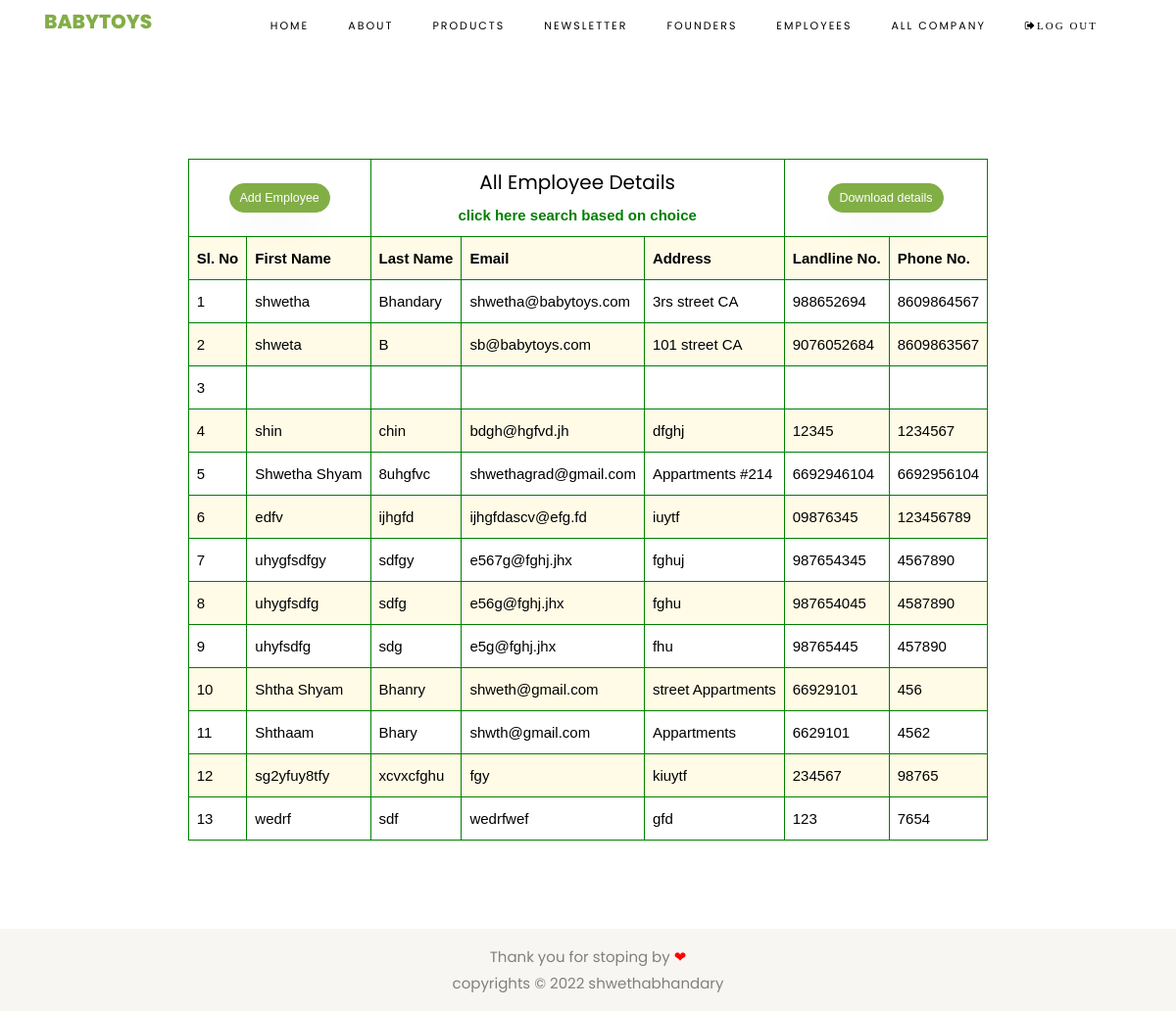
/employees.php (signed in), run on the app's committed database.
### tables this page shows
CREATE TABLE IF NOT EXISTS `users` (
  `id` int(10) NOT NULL AUTO_INCREMENT,
  `fname` varchar(50) NOT NULL,
  `lname` varchar(50) NOT NULL,
  `email` varchar(50) NOT NULL,
  `address` varchar(100) NOT NULL,
  `homephone` varchar(50) NOT NULL,
  `cellphone` varchar(50) NOT NULL,
  PRIMARY KEY (`id`),
  UNIQUE KEY `fname` (`fname`),
  UNIQUE KEY `lname` (`lname`),
  UNIQUE KEY `email` (`email`),
  UNIQUE KEY `address` (`address`),
  UNIQUE KEY `homephone` (`homephone`),
  UNIQUE KEY `cellphone` (`cellphone`)
);

### employees.php (the view, shortened to what this page needs)
<?php
include('connection.php');
?>
<!DOCTYPE html>
<html lang="en">
  <head>
    <link rel="stylesheet" href="https://cdnjs.cloudflare.com/ajax/libs/font-awesome/4.7.0/css/font-awesome.min.css">
    <link rel="stylesheet" href="https://maxcdn.bootstrapcdn.com/bootstrap/3.4.1/css/bootstrap.min.css">
    <link rel="stylesheet" href="css/open-iconic-bootstrap.min.css">
    <link rel="stylesheet" href="css/animate.css">
    <link rel="stylesheet" href="css/owl.carousel.min.css">
    <link rel="stylesheet" href="css/owl.theme.default.min.css">
    <link rel="stylesheet" href="css/magnific-popup.css">
    <link rel="stylesheet" href="css/aos.css">
    <link rel="stylesheet" href="css/ionicons.min.css">
    <link rel="stylesheet" href="css/bootstrap-datepicker.css">
    <link rel="stylesheet" href="css/jquery.timepicker.css">
    <link rel="stylesheet" href="css/flaticon.css">
    <link rel="stylesheet" href="css/icomoon.css">
    <link rel="stylesheet" href="css/style.css">
  </head>
  <body class="goto-here">
  <nav class="navbar navbar-expand-lg navbar-dark ftco_navbar bg-dark ftco-navbar-light" id="ftco-navbar">
	    <div class="container">
	      <a class="navbar-brand" href="index.php">BabyToys</a>
        <div class="collapse navbar-collapse" id="ftco-nav">
	        <ul class="navbar-nav ml-auto">
            <ul class="navbar-nav ml-auto">
              <li class="nav-item"><a href="index.php" class="nav-link">Home</a></li>
              <li class="nav-item"><a href="about.php" class="nav-link">About</a></li>
              <li class="nav-item"><a href="product.php" class="nav-link">Products</a></li>
              <li class="nav-item"><a href="news.php" class="nav-link">NewsLetter</a></li>
              <li class="nav-item"><a href="team.php" class="nav-link">Founders</a></li>
              <li class="nav-item active"><a href="employees.php" class="nav-link">Employees</a></li>
              <li class="nav-item"><a href="allemployees.php" class="nav-link">All Company</a></li>
              <li class="nav-item"><a href="logout.php" class="nav-link"><i class="fa fa-sign-out" style="color:black">Log Out</i></a></li>
            </ul>
	        </ul>
	      </div>
	    </div>
	  </nav>
    <section class="ftco-section">
      <div id="download">
        <table>
            <tr>
              <th colspan="2">
                <center>
                  <input type="button" data-modal="modalOne" value="Add Employee" class="btn btn-primary btn-lg" data-toggle="modal" data-target="#myModal">
                </center>
              </th>
              <th colspan="3">
                  <h2 style="color:black;">
                    <center>All Employee Details</center>
                  </h2>
                  <center>
                    <a href="search.php" style="color:green;">click here search based on choice</a>
               </th>
               <th colspan="2">
               <center>
                  <input type="button" value="Download details" class="btn btn-primary btn-lg"
                    onclick="printDiv()">
                </center>
              </th>
            </tr>
            <tr>
               <th>Sl. No</th>
               <th>First Name</th>
               <th>Last Name</th>
               <th>Email</th>
               <th>Address</th>
               <th>Landline No.</th>
               <th>Phone No.</th>
            </tr>
            <?php
                  $sql1 = "select * from users";
                  $results1 = mysqli_query($con,$sql1);
                while ($row = mysqli_fetch_array($results1)) { ?>
            <tr>
                <td><?php echo $row['id']; ?></td>
                <td><?php echo $row['fname']; ?> </td>
                <td><?php echo $row['lname']; ?> </td>
                <td><?php echo $row['email']; ?></td>
                <td><?php echo $row['address']; ?></td>
                <td><?php echo $row['homephone']; ?></td>
                <td><?php echo $row['cellphone']; ?></td>
            </tr>
            <?php } ?>
        </table>
      </div>
		</section>
    <footer>
      <section class="ftco-section ftco-no-pt ftco-no-pb py-5 bg-light">
        <div class="container py-4">
          <center>Thank you for stoping by <io style="color:red;">&#10084;</io></center>
          <center>copyrights &copy 2022 shwethabhandary</center>
        </div>
      </section>
    </footer>
  </body>
</html>

### employees.php (style rules this page uses)
table { font-family: arial, sans-serif; border-collapse: collapse; align-items: center; justify-content: center; height: auto; padding: auto; display: flex; color:black; }
td, th { text-align: left; padding: 8px; border: 1px solid green; }
tr { background-color: white; }
tr:nth-child(even) { background-color: #FFFBE6; }

### data on the page
users: id "1", fname "shwetha", lname "Bhandary", email "shwetha@babytoys.com", address "3rs street CA", homephone "988652694", cellphone "8609864567"
users: id "2", fname "shweta", lname "B", email "sb@babytoys.com", address "101 street CA", homephone "9076052684", cellphone "8609863567"
users: id "3"
users: id "4", fname "shin", lname "chin", email "bdgh@hgfvd.jh", address "dfghj", homephone "12345", cellphone "1234567"
users: id "5", fname "Shwetha Shyam", lname "8uhgfvc", email "shwethagrad@gmail.com", address "Appartments #214", homephone "6692946104", cellphone "6692956104"
users: id "6", fname "edfv", lname "ijhgfd", email "ijhgfdascv@efg.fd", address "iuytf", homephone "09876345", cellphone "123456789"
users: id "7", fname "uhygfsdfgy", lname "sdfgy", email "e567g@fghj.jhx", address "fghuj", homephone "987654345", cellphone "4567890"
users: id "8", fname "uhygfsdfg", lname "sdfg", email "e56g@fghj.jhx", address "fghu", homephone "987654045", cellphone "4587890"
users: id "9", fname "uhyfsdfg", lname "sdg", email "e5g@fghj.jhx", address "fhu", homephone "98765445", cellphone "457890"
users: id "10", fname "Shtha Shyam", lname "Bhanry", email "shweth@gmail.com", address "street Appartments", homephone "66929101", cellphone "456"
users: id "11", fname "Shthaam", lname "Bhary", email "shwth@gmail.com", address "Appartments", homephone "6629101", cellphone "4562"
users: id "12", fname "sg2yfuy8tfy", lname "xcvxcfghu", email "fgy", address "kiuytf", homephone "234567", cellphone "98765"
users: id "13", fname "wedrf", lname "sdf", email "wedrfwef", address "gfd", homephone "123", cellphone "7654"
